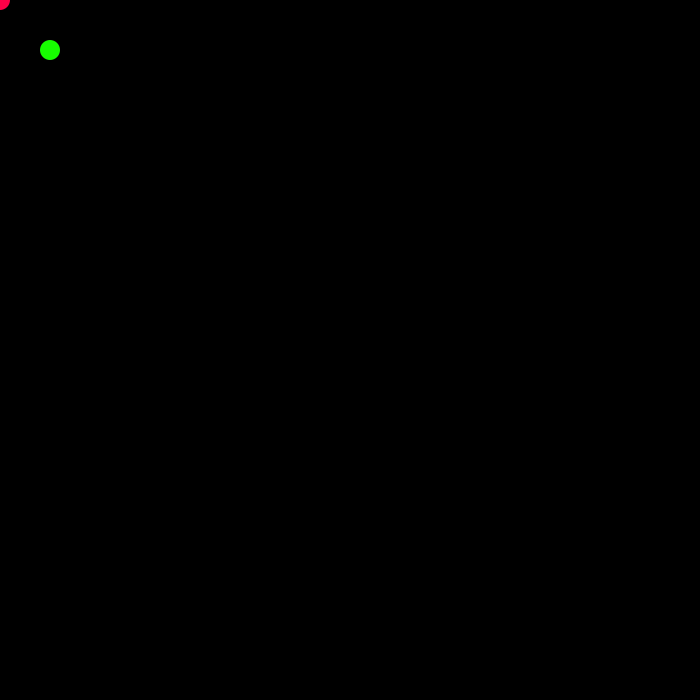
Frame 1 (no input)
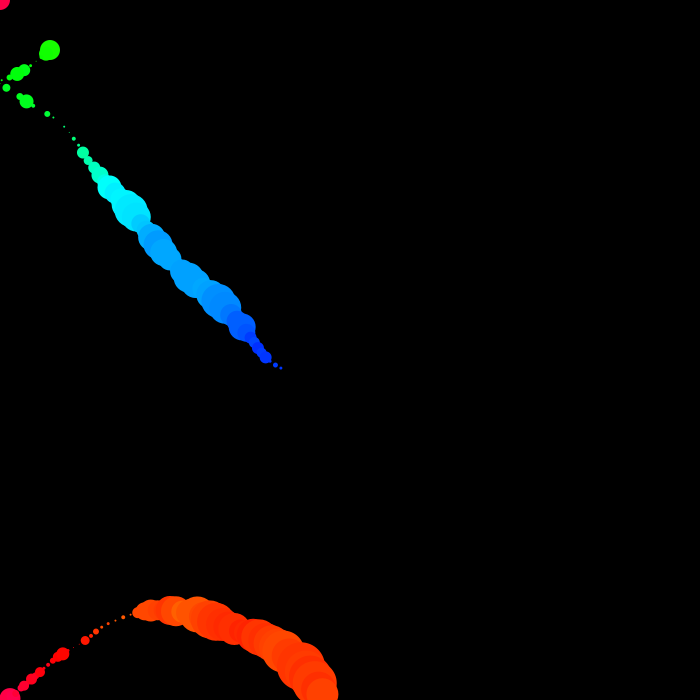
Frame 60 (the mouse pressed at the canvas centre just before this capture)
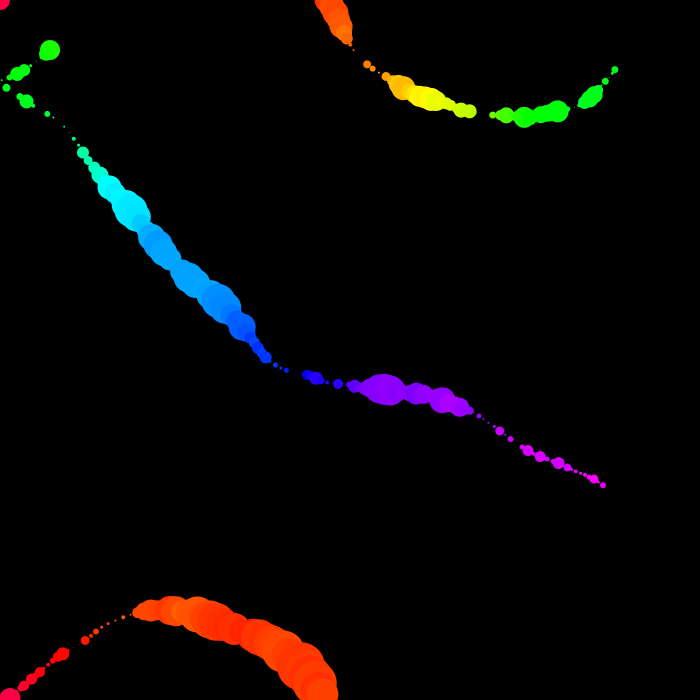
Frame 120 (the mouse held since frame 60 and released just before this capture)

The Processing sketch that drew these frames (run headless with seeded random() and noise(); from frame 60 on, the mouse is pressed at the canvas centre):

// Processing sketch: RandomRainbowWorm
// ── RandomRainbowWorm.pde
int ballcount = 2;
ball[] balls;

void setup(){
  
  size(700, 700);
  colorMode(HSB);
  background(0);
  smooth();
  balls = new ball[ballcount];

  
  for(int i = 0; i < ballcount; ++i){
    balls[i] = new ball(round(random(-5, 5)), round(random(-5, 5)), 50*i, 50*i, round(random(255)), 20);
    for(int j = 1; j < ballcount; j++){
    }
  }
}

void draw(){
  for(int i = 0; i < ballcount; i ++){
    balls[i].display();
    balls[i].update();
    for(int j = 1; j < ballcount; j++){
    }
  }

}



class ball{

  PVector p, v, vchange;
  int d, opac, c, change, sizechange;

  ball(int x, int y, int xp, int yp, int ct, int dt)  {
    
    colorMode(HSB);
    c = ct;
    v = new PVector(x, y);

    opac = 100;
    p =  new PVector(xp, yp);
    d = dt;
  }

  void display(){
    ellipseMode(CENTER);
    fill((c+ change)%255, 255, 255);
    noStroke();
    ellipse(p.x, p.y, d, d);
  }

  void update(){
    if(v.x > 7){
      v.x = 7;
    }
    if(v.x < -7){
      v.x = -7;
    }
    if(v.y > 7){
      v.y = 7;
    }
    if(v.y < -7){
      v.y = -7;
    }
    
    
    d += random(-10, 10);
    /*
    if(d < 3){
      d = 3;
    }
    */
    vchange = new PVector(random(-1, 1), random(-1, 1));
    /* change += 1; */
    change += random(-2, 5);
    v.add(vchange);
    p.x = p.x+v.x;
    p.y = p.y+v.y;
    if(p.y > height){
      p.y = 0;
     
    }
    if(p.y < 0){
      p.y = height;
      
    }
    if(p.x > width-d/2){
      v.x = -v.x;
      p.x = width-d/2;
    
    }
    if (p.x < d/2){
      v.x = -v.x;
      p.x = d/2;
   
    }

  }
  PVector pos(){
    return p;
  }
  PVector vel(){
    return v;
  }
  int d(){
    return d;
  }
  void stop()
{
 
}
}
